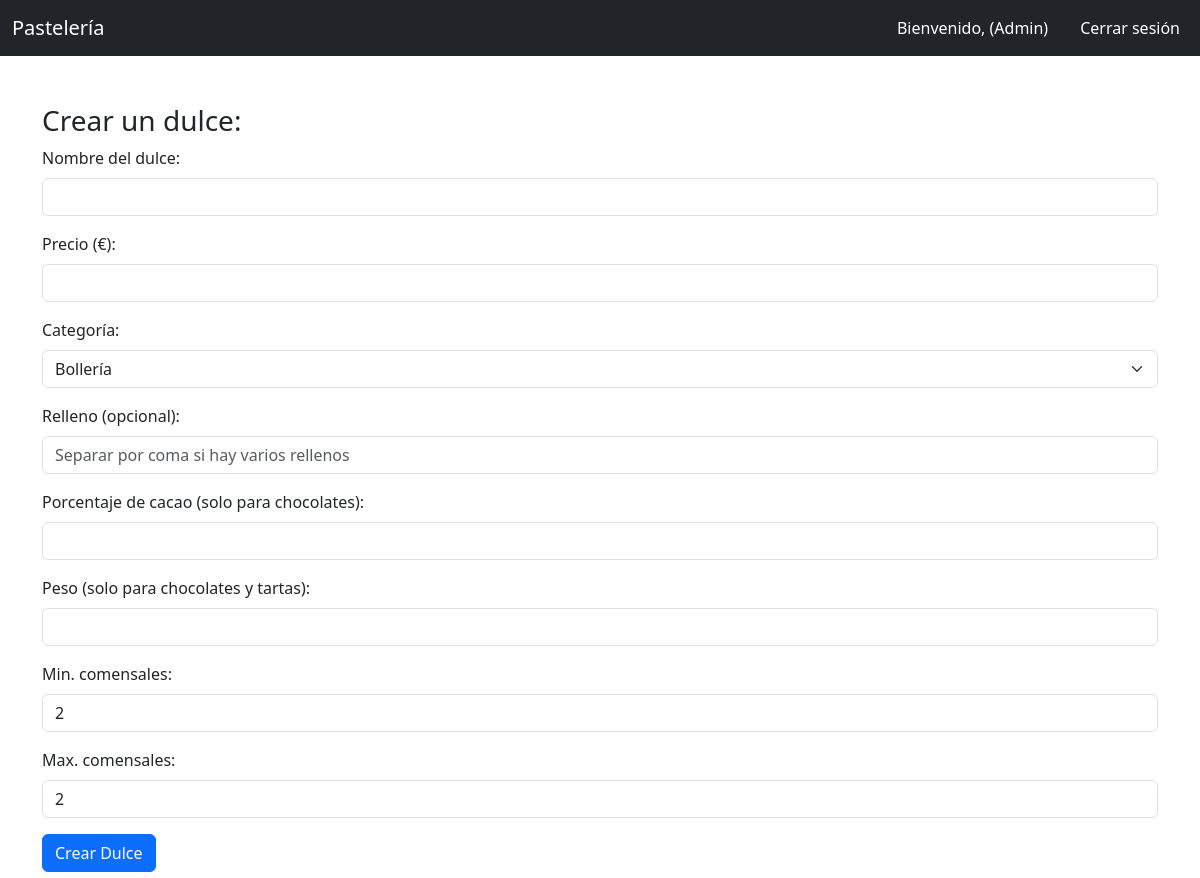
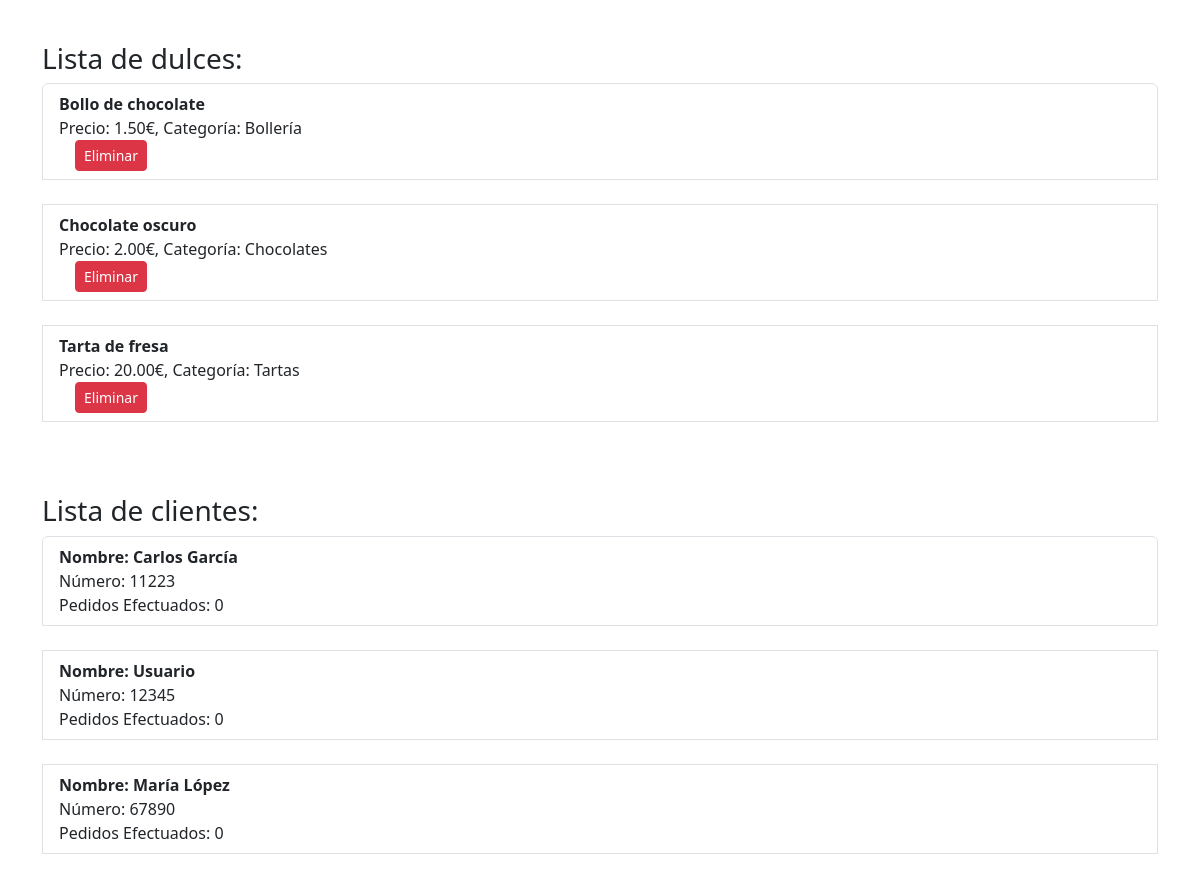
The page /mainAdmin.php (signed in) on the database its author committed (2 pictures, top to bottom).
### tables this page shows
CREATE TABLE IF NOT EXISTS dulces (
    id INT AUTO_INCREMENT PRIMARY KEY,
    nombre VARCHAR(255) NOT NULL,
    precio DECIMAL(10, 2) NOT NULL,
    categoria ENUM('Bollería', 'Chocolates', 'Tartas') NOT NULL,
    relleno TEXT,
    porcentaje_cacao INT,
    peso INT,
    min_comensales INT DEFAULT 2,
    max_comensales INT DEFAULT 2
);

CREATE TABLE IF NOT EXISTS clientes (
    id INT AUTO_INCREMENT PRIMARY KEY,
    nombre VARCHAR(255) NOT NULL,
    numero VARCHAR(15) NOT NULL UNIQUE,
    num_pedidos INT DEFAULT 0
);

### src/Cliente.php (called while the page is built, shortened)
<?php
class Cliente
{
    private int $numPedidosEfectuados = 0;
    public function __construct(
        private string $nombre,
        private string $numero,
        int $numPedidosEfectuados = 0
    ) {
        $this->numPedidosEfectuados = $numPedidosEfectuados;
    }
    public function getNombre(): string
    {
        return $this->nombre;
    }
    public function getNumero(): string
    {
        return $this->numero;
    }
    public function getNumPedidosEfectuados(): int
    {
        return $this->numPedidosEfectuados;
    }
    public static function obtenerClientePorNumero(PDO $pdo, string $numero): ?Cliente
    {
        $sql = "SELECT * FROM clientes WHERE numero = :numero";
        $stmt = $pdo->prepare($sql);
        $stmt->execute([':numero' => $numero]);
        $row = $stmt->fetch(PDO::FETCH_ASSOC);
        if ($row) {
            return new Cliente($row['nombre'], $row['numero'], $row['num_pedidos']);
        }
        return null;
    }
}

### public/mainAdmin.php (the view, shortened to what this page needs)
<?php
require_once '../src/Cliente.php';
$usuario = htmlspecialchars($_SESSION['usuario']);
$pdo = DB::getConnection();
?>
<!DOCTYPE html>
<html lang="es">
<head>
    <link href="https://cdn.jsdelivr.net/npm/bootstrap@5.3.2/dist/css/bootstrap.min.css" rel="stylesheet">
</head>
<body>
    <nav class="navbar navbar-expand-lg navbar-dark bg-dark">
        <div class="container-fluid">
            <a class="navbar-brand" href="#">Pastelería</a>
            <div class="collapse navbar-collapse" id="navbarNav">
                <ul class="navbar-nav ms-auto">
                    <li class="nav-item">
                        <span class="nav-link active">Bienvenido, <?php echo $usuario; ?> (Admin)</span>
                    </li>
                    <li class="nav-item">
                        <a class="nav-link btn btn-danger text-white ms-3" href="logout.php">Cerrar sesión</a>
                    </li>
                </ul>
            </div>
        </div>
    </nav>
    <div class="container mt-5">
        <h3>Crear un dulce:</h3>
        <form method="POST" action="" class="needs-validation" novalidate>
            <div class="mb-3">
                <label for="nombre" class="form-label">Nombre del dulce:</label>
                <input type="text" name="nombre" id="nombre" class="form-control" required>
            </div>
            <div class="mb-3">
                <label for="precio" class="form-label">Precio (€):</label>
                <input type="number" step="0.01" name="precio" id="precio" class="form-control" required>
            </div>
            <div class="mb-3">
                <label for="categoria" class="form-label">Categoría:</label>
                <select name="categoria" id="categoria" class="form-select" required>
                    <option value="Bollería">Bollería</option>
                </select>
            </div>
            <div class="mb-3">
                <label for="relleno" class="form-label">Relleno (opcional):</label>
                <input type="text" name="relleno" id="relleno" class="form-control"
                    placeholder="Separar por coma si hay varios rellenos">
            </div>
            <div class="mb-3">
                <label for="porcentaje_cacao" class="form-label">Porcentaje de cacao (solo para chocolates):</label>
                <input type="number" name="porcentaje_cacao" id="porcentaje_cacao" class="form-control" min="0"
                    max="100">
            </div>
            <div class="mb-3">
                <label for="peso" class="form-label">Peso (solo para chocolates y tartas):</label>
                <input type="number" name="peso" id="peso" class="form-control">
            </div>
            <div class="mb-3">
                <label for="min_comensales" class="form-label">Min. comensales:</label>
                <input type="number" name="min_comensales" id="min_comensales" class="form-control" value="2" min="1">
            </div>
            <div class="mb-3">
                <label for="max_comensales" class="form-label">Max. comensales:</label>
                <input type="number" name="max_comensales" id="max_comensales" class="form-control" value="2" min="1">
            </div>
            <button type="submit" class="btn btn-primary">Crear Dulce</button>
        </form>
        <h3 class="mt-5">Lista de dulces:</h3>
        <div class="list-group">
            <?php
            $sql = "SELECT id, nombre, categoria, precio FROM dulces";
            $stmt = $pdo->prepare($sql);
            $stmt->execute();
            $dulces = $stmt->fetchAll(PDO::FETCH_ASSOC);
            foreach ($dulces as $dulce) {
                echo "<div class='list-group-item list-group-item-action'>";
                echo "<strong>{$dulce['nombre']}</strong><br>";
                echo "Precio: {$dulce['precio']}€, Categoría: {$dulce['categoria']}<br>";
                echo "<form method='POST' action='' style='display:inline;'>";
                echo "<button type='submit' class='btn btn-danger btn-sm ms-3'>Eliminar</button>";
                echo "</form>";
                echo "</div><br>";
            }
            ?>
        </div>
        <h3 class="mt-5">Lista de clientes:</h3>
        <div class="list-group">
            <?php
            $sql = "SELECT numero FROM clientes";
            $stmt = $pdo->prepare($sql);
            $stmt->execute();
            $numerosClientes = $stmt->fetchAll(PDO::FETCH_ASSOC);
            foreach ($numerosClientes as $row) {
                $cliente = Cliente::obtenerClientePorNumero($pdo, $row['numero']);
                if ($cliente) {
                    echo "<div class='list-group-item list-group-item-action'>";
                    echo "<strong>Nombre: {$cliente->getNombre()}</strong><br>";
                    echo "Número: {$cliente->getNumero()}<br>";
                    echo "Pedidos Efectuados: {$cliente->getNumPedidosEfectuados()}";
                    echo "</div><br>";
                } else {
                    echo "<div class='list-group-item list-group-item-danger'>";
                    echo "Error al cargar los datos del cliente con número {$row['numero']}.";
                    echo "</div>";
                }
            }
            ?>
        </div>
</body>
</html>

### rows shown on the page
dulces: nombre "Bollo de chocolate", precio "1.50", categoria "Bollería"
dulces: nombre "Chocolate oscuro", precio "2.00", categoria "Chocolates"
dulces: nombre "Tarta de fresa", precio "20.00", categoria "Tartas"
clientes: nombre "Carlos García", numero "11223", num_pedidos "0"
clientes: nombre "Usuario", numero "12345", num_pedidos "0"
clientes: nombre "María López", numero "67890", num_pedidos "0"
